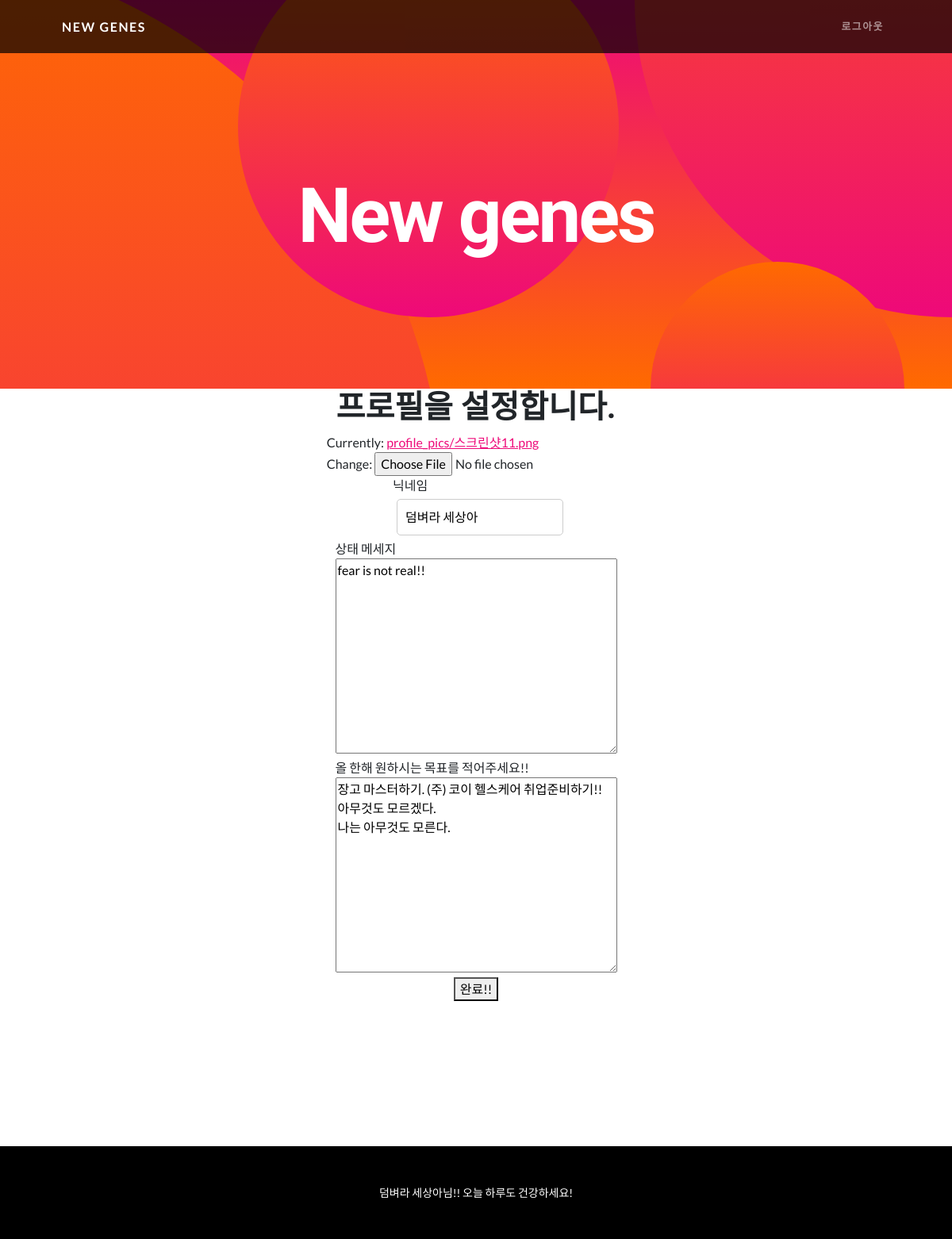
The page /set-profile/ (signed in) on the database its author committed.
### Gene/models.py (models this page shows, shortened)
class User(AbstractUser):
    nickname = models.CharField(max_length=20, unique=True, null=True,
                                validators=[validate_no_special_characters])
    intro = models.TextField(null=True)
    profile_picture = models.ImageField(upload_to="profile_pics", default="default_profile_pic.jpg")
    goals = models.TextField(null=True)
    rating_FTO = [
        (1, 'TT'),
        (2, 'TA'),
        (3, 'AA')
    ]
    FTO_gene = models.IntegerField(choices=rating_FTO, default=None, null=True)
    rating_MC4R = [
        (1, 'TT'),
        (2, 'TC'),
        (3, 'CC')
    ]
    MC4R_gene = models.IntegerField(choices=rating_MC4R, default=None, null=True)
    rating_BDNF = [
        (1, 'AA'),
        (2, 'AG'),
        (3, 'GG')
    ]
    BDNF_gene = models.IntegerField(choices=rating_BDNF, default=None, null=True)
    rating_OCA2=[
        (1, 'TT'),
        (2, 'TC'),
        (3, 'CC')
    ]
    OCA2_gene = models.IntegerField(choices=rating_OCA2, null=True, default=None)
    rating_MC1R = [
        (1, 'GG'),
        (2, 'GA'),
        (3, 'AA')
    ]
    MC1R_gene = models.IntegerField(choices=rating_MC1R, null=True, default=None)
    rating_chr20p11_1 = [
        (1, 'GG'),
        (2, 'GA'),
        (3, 'AA')
    ]
    chr20p11_1 = models.IntegerField(choices=rating_chr20p11_1, null=True, default=None)
    rating_chr20p11_2 = [
        (1, 'CC'),
        (2, 'CT'),
        (3, 'TT')
    ]
    chr20p11_2 = models.IntegerField(choices=rating_chr20p11_2, null=True, default=None)
    rating_IL2RA = [
        (1, 'TT'),
        (2, 'TC'),
        (3, 'CC')
    ]
    IL2RA = models.IntegerField(choices=rating_IL2RA, null=True, default=None)
    rating_HLA_DQB1 = [
        (1, 'AA'),
        (2, 'AG'),
        (3, 'GG')
    ]
    HLA_DQB1 = models.IntegerField(choices=rating_HLA_DQB1, null=True, default=None)
    rating_EDAR = [
        (1, 'GG'),
        (2, 'GA'),
        (3, 'AA')
    ]
    EDAR = models.IntegerField(choices=rating_EDAR, null=True, default=None)
    rating_AGER_1 = [
        (1, 'CC'),
        (2, 'CT'),
        (3, 'TT')
    ]
    AGER_1 = models.IntegerField(choices=rating_AGER_1, null=True, default=None)
    rating_AGER_2 = [
        (1, 'GG'),
        (2, 'GA'),
        (3, 'AA')
    ]
    AGER_2 = models.IntegerField(choices=rating_AGER_2, null=True, default=None)
    rating_GCKR = [
        (1, 'CC'),
        (2, 'CT'),
        (3, 'TT')
    ]
    GCKR = models.IntegerField(choices=rating_GCKR, null=True, default=None)
    rating_ANGPTL3 = [
        (1, 'GG'),
        (2, 'GT'),
        (3, 'TT')
    ]
    ANGPTL3 = models.IntegerField(choices=rating_ANGPTL3, null=True, default=None)
    rating_TRIB1 = [
        (1, 'TT'),
        (2, 'TA'),
        (3, 'AA')
    ]
    TRIB1 = models.IntegerField(choices=rating_TRIB1, null=True, default=None)
    rating_HMGCR = [
        (1, 'AA'),
        (2, 'AT'),
        (3, 'TT')
    ]
    HMGCR = models.IntegerField(choices=rating_HMGCR, null=True, default=None)
    rating_ABO = [
        (1, 'CC'),
        (2, 'CA'),
        (3, 'AA')
    ]
    ABO = models.IntegerField(choices=rating_ABO, null=True, default=None)
    rating_LIPG = [
        (1, 'TT'),
        (2, 'TG'),
        (3, 'GG')
    ]
    LIPG = models.IntegerField(choices=rating_LIPG, null=True, default=None)
    rating_DGKB_TMEM195 = [
        (1, 'GG'),
        (2, 'GT'),
        (3, 'TT')
    ]
    DGKB_TMEM195 = models.IntegerField(choices=rating_DGKB_TMEM195, null=True, default=None)
    rating_CDKN2A_2B = [
        (1, 'CC'),
        (2, 'CT'),
        (3, 'TT')
    ]
    CDKN2A_2B = models.IntegerField(choices=rating_CDKN2A_2B, null=True, default=None)
    rating_GCK = [
        (1, 'GG'),
        (2, 'GA'),
        (3, 'AA')
    ]
    GCK = models.IntegerField(choices=rating_GCK, null=True, default=None)
    rating_GLIS3 = [
        (1, 'GG'),
        (2, 'GA'),
        (3, 'AA')
    ]
    GLIS3 = models.IntegerField(choices=rating_GLIS3, null=True, default=None)
    rating_GUCY1A3 = [
        (1, 'AA'),
        (2, 'AC'),
        (3, 'CC')
    ]
    GUCY1A3 = models.IntegerField(choices=rating_GUCY1A3, null=True, default=None)
    rating_ABCA1 = [
        (1, 'CC'),
        (2, 'CT'),
        (3, 'TT')
    ]
    ABCA1 = models.IntegerField(choices=rating_ABCA1, null=True, default=None)
    rating_FGF5 = [
        (1, 'AA'),
        (2, 'AT'),
        (3, 'TT')
    ]
    FGF5 = models.IntegerField(choices=rating_FGF5, null=True, default=None)
    rating_ATP2B1 = [
        (1, 'AA'),
        (2, 'AG'),
        (3, 'GG')
    ]
    ATP2B1 = models.IntegerField(choices=rating_ATP2B1, null=True, default=None)
    rating_NPR3 = [
        (1, 'AA'),
        (2, 'AG'),
        (3, 'GG')
    ]
    NPR3 = models.IntegerField(choices=rating_NPR3, null=True, default=None)
    rating_CYP17A1 = [
        (1, 'GG'),
        (2, 'GA'),
        (3, 'AA')
    ]
    CYP17A1 = models.IntegerField(choices=rating_CYP17A1, null=True, default=None)
    rating_SLC23A1_1 = [
        (1, 'CC'),
        (2, 'CT'),
        (3, 'TT')
    ]
    SLC23A1_1 = models.IntegerField(choices=rating_SLC23A1_1, null=True, default=None)
    rating_SLC23A1_2 = [
        (1, 'AA'),
        (2, 'AG'),
        (3, 'GG')
    ]
    SLC23A1_2 = models.IntegerField(choices=rating_SLC23A1_2, null=True, default=None)
    rating_CYP1A1_CYP1A2 = [
        (1, 'AA'),
        (2, 'AC'),
        (3, 'CC')
    ]
    CYP1A1_CYP1A2 = models.IntegerField(choices=rating_CYP1A1_CYP1A2, null=True, default=None)
    rating_AHR = [
        (1, 'CC'),
        (2, 'CT'),
        (3, 'TT')
    ]
    AHR = models.IntegerField(choices=rating_AHR, null=True, default=None)

### Gene/views.py (the view, shortened to what this page needs)
# urls.py: path("set-profile/", views.ProfileSetView.as_view(), name="profile-set"),
class ProfileSetView(LoginRequiredMixin, UpdateView):
    model = User
    form_class = User_Profile_Form
    template_name = "Profile/profile_set_form.html"
    def get_object(self, queryset=None):
        return self.request.user

### Gene/forms.py
class User_Profile_Form(forms.ModelForm):
    class Meta:
        model = User
        fields = ['nickname', 'intro', 'profile_picture', 'goals']

### Gene/templates/Profile/profile_set_form.html (shortened to what this page needs)
{% extends 'gene_base/base.html' %}
{% load static %}
{% block content %}
    <h1>프로필을 설정합니다.</h1>
    <form method="post" enctype="multipart/form-data">
        <div>
            {{form.profile_picture}}<br>
        </div>
        <div>
            닉네임 <br>
            {{form.nickname}}
        </div>
        <div>
            상태 메세지 <br>
            {{form.intro}}
        </div>
        <div>
            올 한해 원하시는 목표를 적어주세요!! <br>
            {{form.goals}}
        </div>
        <button type="submit">완료!!</button>
    </form>
{% endblock content %}

### Gene/templates/gene_base/base.html (shortened to what this page needs)
{% load static %}
<!DOCTYPE html>
<html lang="en">
    <head>
        <link href={% static 'Gene/styles/style.css' %} rel="stylesheet" />
        <link href={% static 'Gene/styles/make.css' %} rel="stylesheet" />
    </head>
        <body id="page-top">
                    <nav class="navbar navbar-expand-lg navbar-dark navbar-custom fixed-top">
                        <div class="container px-5">
                            <a class="navbar-brand" href={% url 'home' %} >New genes</a>
                            <div class="collapse navbar-collapse" id="navbarResponsive">
                                <ul class="navbar-nav ms-auto">
                                    {% if user.is_authenticated %}
                                        <li class="nav-item"><a class="nav-link" href={% url 'account_logout' %}>로그아웃</a></li>
                                    {% else %}
                                        <li class="nav-item"><a class="nav-link" href={% url 'account_signup' %}>회원가입</a></li>
                                        <li class="nav-item"><a class="nav-link" href={% url 'account_login' %}>로그인</a></li>
                                    {% endif %}
                                </ul>
                            </div>
                        </div>
                    </nav>
                    <header class="masthead text-center text-white">
                        <div class="masthead-content">
                            <div class="container px-5">
                                <h1 class="masthead-heading mb-0" style="letter-spacing: -3px;">New genes</h1>
                            </div>
                        </div>
                        <div class="bg-circle-1 bg-circle"></div>
                        <div class="bg-circle-2 bg-circle"></div>
                        <div class="bg-circle-3 bg-circle"></div>
                        <div class="bg-circle-4 bg-circle"></div>
                    </header>
                    <section class="content_section">
                        <div class="container px-5">
                            <div class="row gx-5 align-items-center">
                                    {% block content %}
                                    {% endblock content %}
                            </div>
                        </div>
                    </section>
                    <footer class="py-5 bg-black">
                        {% if user.is_authenticated %}
                            <div class="container px-5"><p class="m-0 text-center text-white small">{{user.nickname}}님!! 오늘 하루도 건강하세요!</p></div>
                        {% else %}
                            <div class="container px-5"><p class="m-0 text-center text-white small">로그아웃된 상태입니다.</p></div>
                        {% endif %}
                    </footer>
        </body>
</html>

### Gene/static/Gene/styles/make.css (style rules this page uses)
.content_section { margin-bottom: 300px; }

### rows shown on the page
User: nickname "덤벼라 세상아", intro "fear is not real!!", goals "장고 마스터하기. (주) 코이 헬스케어 취업준비하기!! 아무것도 모르겠다. 나는 아무것도 모른다."
